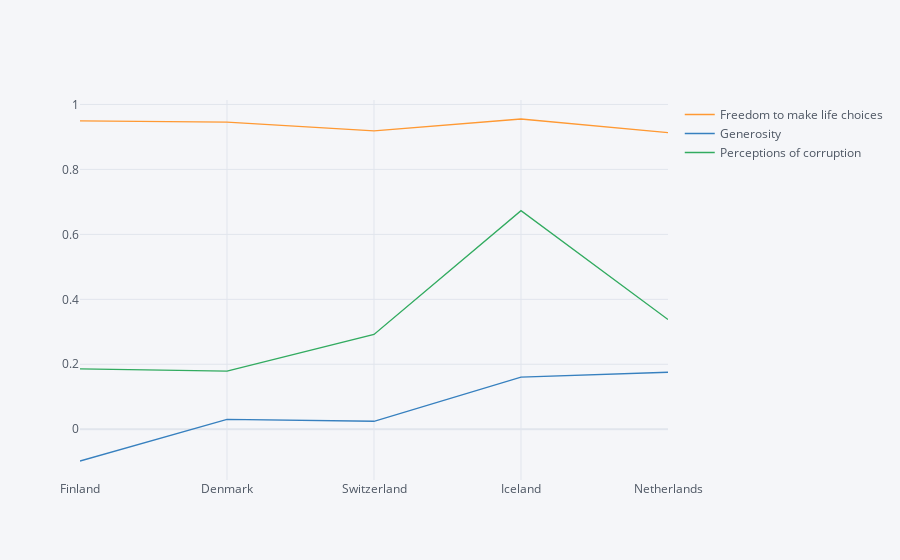

The cell this chart's notebook holds for it:
### Code cell
# Comparing Finland, Denmark, Switzerland, Iceland, and Netherlands by:
# Freedom to make life choices, generosity, perceptions of corruption
df1.iloc[:5,8:11].iplot()

### Figure 1 — Plotly figure (JSON) as saved in the notebook; plotly's stock layout.template omitted (floating-point values rounded to 4 significant figures)
{"data": [{"line": {"color": "rgba(255, 153, 51, 1.0)", "dash": "solid", "shape": "linear", "width": 1.3}, "mode": "lines", "name": "Freedom to make life choices", "text": "", "type": "scatter", "x": ["Finland", "Denmark", "Switzerland", "Iceland", "Netherlands"], "y": [0.9493, 0.9456, 0.9188, 0.9551, 0.9131]}, {"line": {"color": "rgba(55, 128, 191, 1.0)", "dash": "solid", "shape": "linear", "width": 1.3}, "mode": "lines", "name": "Generosity", "text": "", "type": "scatter", "x": ["Finland", "Denmark", "Switzerland", "Iceland", "Netherlands"], "y": [-0.09776, 0.03011, 0.02463, 0.1603, 0.1754]}, {"line": {"color": "rgba(50, 171, 96, 1.0)", "dash": "solid", "shape": "linear", "width": 1.3}, "mode": "lines", "name": "Perceptions of corruption", "text": "", "type": "scatter", "x": ["Finland", "Denmark", "Switzerland", "Iceland", "Netherlands"], "y": [0.1858, 0.1788, 0.2917, 0.6729, 0.3379]}], "layout": {"legend": {"bgcolor": "#F5F6F9", "font": {"color": "#4D5663"}}, "paper_bgcolor": "#F5F6F9", "plot_bgcolor": "#F5F6F9", "title": {"font": {"color": "#4D5663"}}, "xaxis": {"gridcolor": "#E1E5ED", "showgrid": true, "tickfont": {"color": "#4D5663"}, "title": {"font": {"color": "#4D5663"}, "text": ""}, "zerolinecolor": "#E1E5ED"}, "yaxis": {"gridcolor": "#E1E5ED", "showgrid": true, "tickfont": {"color": "#4D5663"}, "title": {"font": {"color": "#4D5663"}, "text": ""}, "zerolinecolor": "#E1E5ED"}}}
